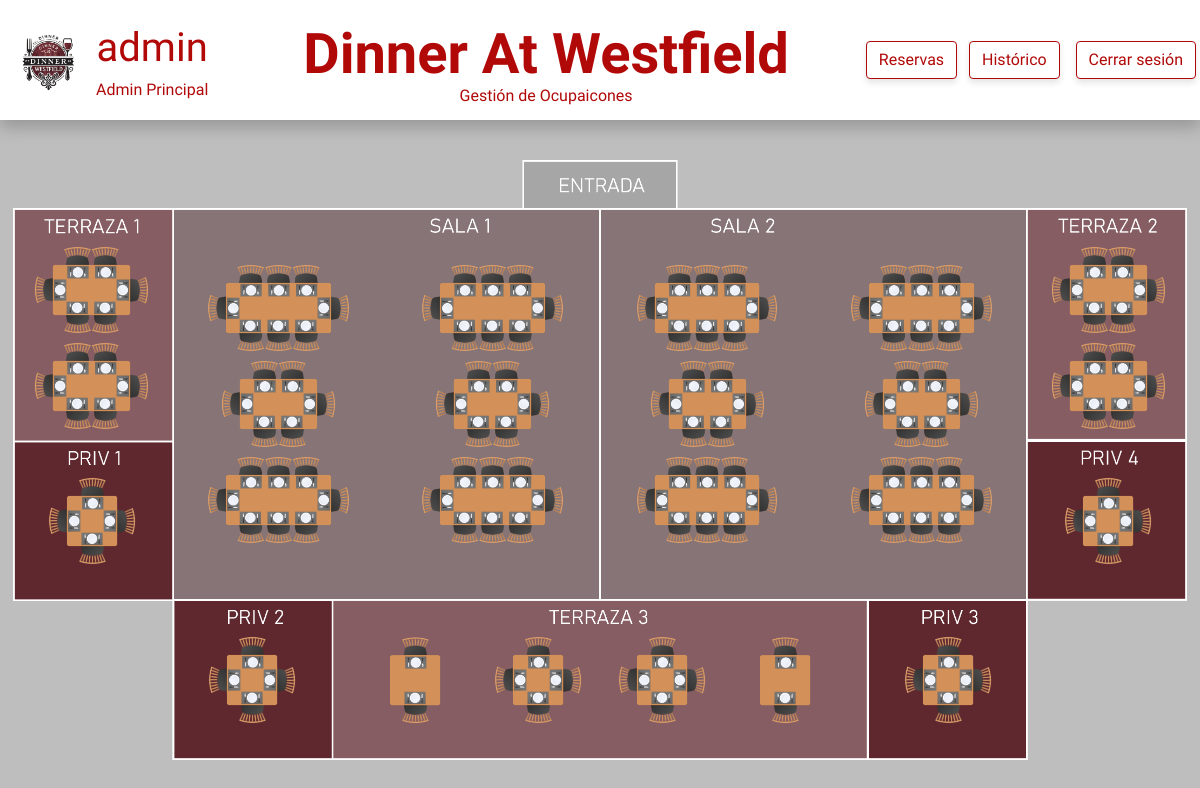
Screenshot of /view/mesas.php (signed in) with the database file from the repository.
### tables this page shows
CREATE TABLE tbl_usuario (
    id_usuario INT PRIMARY KEY AUTO_INCREMENT NOT NULL,
    nombre_usuario VARCHAR(50) NOT NULL,
    apellidos_usuario VARCHAR(50) NOT NULL,
    username VARCHAR(25) NOT NULL UNIQUE,
    password CHAR(60) NOT NULL,
    id_rol INT
);

### php/functions.php (called while the page is built, shortened)
<?php
function get_info_waiter_bbdd($conn, $id_camarero) {
    try {
        $query = "SELECT * FROM tbl_usuario WHERE id_usuario = :id_camarero";
        $stmt_info = $conn->prepare($query);
        $stmt_info->bindParam(':id_camarero', $id_camarero, PDO::PARAM_INT);
        $stmt_info->execute();
        $row = $stmt_info->fetch(PDO::FETCH_ASSOC);
        if ($row) {
            return [
                'username' => $row['username'],
                'name' => $row['nombre_usuario'],
                'surname' => $row['apellidos_usuario']
            ];
        } else {
            return null;
        }
    } catch (PDOException $e) {
        error_log("Error al recuperar información del camarero: " . $e->getMessage());
        return null;
    }
}
?>

### php/estadoMesaRecuperar.php (called while the page is built, shortened)
<?php
require '../php/conexion.php';
try {
    $sqlRecuperarEstados = "SELECT id_mesa, estado_ocupacion FROM tbl_ocupacion WHERE estado_ocupacion NOT LIKE 'Registrada'";
    $stmt_table_state = $conn->prepare($sqlRecuperarEstados);
    $stmt_table_state->execute();
    $resultado = $stmt_table_state->fetchAll(PDO::FETCH_ASSOC);
    if (!empty($resultado)) {
        $ARRAYocupaciones = [];
        foreach ($resultado as $fila) {
            $ARRAYocupaciones[$fila['id_mesa']] = $fila['estado_ocupacion'];
        }
    }
} catch (PDOException $e) {
    error_log("Error al recuperar los datos: " . $e->getMessage());
}
?>

### view/mesas.php (the view, shortened to what this page needs)
<?php
    require '../php/conexion.php';
    require '../php/estadoMesaRecuperar.php';
    require_once '../php/functions.php';
    $id_camarero = $_SESSION['user_id'];
    $info_waiter = get_info_waiter_bbdd($conn, $id_camarero);
?>
<!DOCTYPE html>
<html lang="en">
<head>
    <link href="https://cdn.jsdelivr.net/npm/bootstrap@5.0.2/dist/css/bootstrap.min.css" rel="stylesheet">
    <link rel="stylesheet" href="../css/mesas.css">
</head>
<body>
    <header id="container_header">
        <div id="container-username">
            <div id="icon_profile_header">
                <img src="../img/logoSinFondo.png" alt="" id="icon_profile">
            </div>
            <div id="username_profile_header">
                <p id="p_username_profile"><?php echo htmlspecialchars($info_waiter['username'] ?? 'Desconocido'); ?></p>
                <span class="span_subtitle">
                    <?php echo htmlspecialchars(($info_waiter['name'] ?? 'Usuario') . " " . ($info_waiter['surname'] ?? 'Desconocido')); ?>
                </span>
            </div>
        </div>
        <div id="container_title_header">
            <h1 id="title_header"><strong>Dinner At Westfield</strong></h1>
            <span class="span_subtitle">Gestión de Ocupaicones</span>
        </div>
        <nav id="nav_header">
            <a href="./reservas.php" class="btn btn-danger me-2 btn_custom_logOut">Reservas</a>
            <a href="./historico.php" class="btn btn-danger me-2 btn_custom_logOut">Histórico</a>
            <a href="../php/cerrarSesion.php" class="btn btn-danger btn_custom_logOut m-1">Cerrar sesión</a>
        </nav>
    </header>
    <main id="mesas_main">
        <div id="mapaRestaurante_contenedor">
            <img src="../img/mapa_restaurante2.png" alt="" id="mapa">
            <div id="divGrande">
                <div id="divEntrada">
                </div>
                <div id="divSalas">
                    <div id="divLados">
                        <div id="divTerrazasLados" class="terrazasVerticales">
                            <img src="<?php
                                if ($ARRAYocupaciones["1"] === "Ocupado") {
                                    echo '../img/mesaD6ocupada.png';
                                } else {
                                    echo '../img/mesaD6.png';
                                }
                            ?>" alt="" class="mesa"  style="display: block;" id="1">
                            <img src="<?php
                                if ($ARRAYocupaciones["7"] === "Ocupado") {
                                    echo '../img/mesaD6ocupada.png';
                                } else {
                                    echo '../img/mesaD6.png';
                                }
                            ?>" alt="" class="mesa"  style="display: block;" id="7" >
                        </div>
                        <div id="divSalaPriv" class="comunSalasMesa">
                            <img src="<?php
                                if ($ARRAYocupaciones["13"] === "Ocupado") {
                                    echo '../img/mesaD4ocupada.png';
                                } else {
                                    echo '../img/mesaD4.png';
                                }
                            ?>" alt="" class="mesa"  style="display: block;" id="13">
                        </div>
                    </div>
                    <div id="divSala1">
                        <div class="salaGrandeDividida">
                        <img src="<?php
                                if ($ARRAYocupaciones["2"] === "Ocupado") {
                                    echo '../img/mesaD8ocupada.png';
                                } else {
                                    echo '../img/mesaD8.png';
                                }
                            ?>" alt="" class="mesa"  style="display: block;" id="2">
                            <img src="<?php
                                if ($ARRAYocupaciones["8"] === "Ocupado") {
                                    echo '../img/mesaD6ocupada.png';
                                } else {
                                    echo '../img/mesaD6.png';
                                }
                            ?>" alt="" class="mesa"  style="display: block;" id="8">
                            <img src="<?php
                                if ($ARRAYocupaciones["14"] === "Ocupado") {
                                    echo '../img/mesaD8ocupada.png';
                                } else {
                                    echo '../img/mesaD8.png';
                                }
                            ?>" alt="" class="mesa"  style="display: block;" id="14">
                        </div>
                        <div class="salaGrandeDividida">
                            <img src="<?php
                                if ($ARRAYocupaciones["3"] === "Ocupado") {
                                    echo '../img/mesaD8ocupada.png';
                                } else {
                                    echo '../img/mesaD8.png';
                                }
                            ?>" alt="" class="mesa"  style="display: block;" id="3">
                            <img src="<?php
                                if ($ARRAYocupaciones["9"] === "Ocupado") {
                                    echo '../img/mesaD6ocupada.png';
                                } else {
                                    echo '../img/mesaD6.png';
                                }
                            ?>" alt="" class="mesa"  style="display: block;" id="9">
                            <img src="<?php
                                if ($ARRAYocupaciones["15"] === "Ocupado") {
                                    echo '../img/mesaD8ocupada.png';
                                } else {
                                    echo '../img/mesaD8.png';
                                }
                            ?>" alt="" class="mesa"  style="display: block;" id="15">
                        </div>
                    </div>
                    <div id="divSala2">
                        <div class="salaGrandeDividida">
                            <img src="<?php
                                if ($ARRAYocupaciones["4"] === "Ocupado") {
                                    echo '../img/mesaD8ocupada.png';
                                } else {
                                    echo '../img/mesaD8.png';
                                }
                            ?>" alt="" class="mesa"  style="display: block;" id="4">
                            <img src="<?php
                                if ($ARRAYocupaciones["10"] === "Ocupado") {
                                    echo '../img/mesaD6ocupada.png';
                                } else {
                                    echo '../img/mesaD6.png';
                                }
                            ?>" alt="" class="mesa"  style="display: block;" id="10">
                            <img src="<?php
                                if ($ARRAYocupaciones["16"] === "Ocupado") {
                                    echo '../img/mesaD8ocupada.png';
                                } else {
                                    echo '../img/mesaD8.png';
                                }
                            ?>" alt="" class="mesa"  style="display: block;" id="16">
                        </div>
                        <div class="salaGrandeDividida">
                            <img src="<?php
                                if ($ARRAYocupaciones["5"] === "Ocupado") {
                                    echo '../img/mesaD8ocupada.png';
                                } else {
                                    echo '../img/mesaD8.png';
                                }
                            ?>" alt="" class="mesa"  style="display: block;" id="5">
                            <img src="<?php
                                if ($ARRAYocupaciones["11"] === "Ocupado") {
                                    echo '../img/mesaD6ocupada.png';
                                } else {
                                    echo '../img/mesaD6.png';
                                }
                            ?>" alt="" class="mesa"  style="display: block;" id="11">
                            <img src="<?php
                                if ($ARRAYocupaciones["17"] === "Ocupado") {
                                    echo '../img/mesaD8ocupada.png';
                                } else {
                                    echo '../img/mesaD8.png';
                                }
                            ?>" alt="" class="mesa"  style="display: block;" id="17">
                        </div>
                    </div>
                    <div id="divLados">
                        <div id="divTerrazasLados" class="terrazasVerticales">
                            <img src="<?php
                                if ($ARRAYocupaciones["6"] === "Ocupado") {
                                    echo '../img/mesaD6ocupada.png';
                                } else {
                                    echo '../img/mesaD6.png';
                                }
                            ?>" alt="" class="mesa"  style="display: block;" id="6">
                            <img src="<?php
                                if ($ARRAYocupaciones["12"] === "Ocupado") {
                                    echo '../img/mesaD6ocupada.png';
                                } else {
                                    echo '../img/mesaD6.png';
                                }
                            ?>" alt="" class="mesa"  style="display: block;" id="12">
                        </div>
                        <div id="divSalaPriv" class="comunSalasMesa">
                        <img src="<?php
                                if ($ARRAYocupaciones["18"] === "Ocupado") {
                                    echo '../img/mesaD4ocupada.png';
                                } else {
                                    echo '../img/mesaD4.png';
                                }
                            ?>" alt="" class="mesa"  style="display: block;" id="18">
                        </div>
                    </div>
                </div>
                <div id="divAbajo">
                    <div id="divSalaPrivAbajo" class="comunSalasMesa">
                        <img src="<?php
                                if ($ARRAYocupaciones["19"] === "Ocupado") {
                                    echo '../img/mesaD4ocupada.png';
                                } else {
                                    echo '../img/mesaD4.png';
                                }
                            ?>" alt="" class="mesa"  style="display: block;" id="19">
                    </div>
                    <div id="divTerraza3" class="comunSalasMesas">
                        <img src="<?php
                                if ($ARRAYocupaciones["20"] === "Ocupado") {
                                    echo '../img/mesaD2ocupada.png';
                                } else {
                                    echo '../img/mesaD2.png';
                                }
                            ?>" alt="" class="mesa"  style="display: block;" id="20">
                        <img src="<?php
                                if ($ARRAYocupaciones["21"] === "Ocupado") {
                                    echo '../img/mesaD4ocupada.png';
                                } else {
                                    echo '../img/mesaD4.png';
                                }
                            ?>" alt="" class="mesa"  style="display: block;" id="21">
                        <img src="<?php
                                if ($ARRAYocupaciones["22"] === "Ocupado") {
                                    echo '../img/mesaD4ocupada.png';
                                } else {
                                    echo '../img/mesaD4.png';
                                }
                            ?>" alt="" class="mesa"  style="display: block;" id="22">
                        <img src="<?php
                                if ($ARRAYocupaciones["23"] === "Ocupado") {
                                    echo '../img/mesaD2ocupada.png';
                                } else {
                                    echo '../img/mesaD2.png';
                                }
                            ?>" alt="" class="mesa"  style="display: block;" id="23">
                    </div>
                    <div id="divSalaPrivAbajo" class="comunSalasMesa">
                        <img src="<?php
                                if ($ARRAYocupaciones["24"] === "Ocupado") {
                                    echo '../img/mesaD4ocupada.png';
                                } else {
                                    echo '../img/mesaD4.png';
                                }
                            ?>" alt="" class="mesa"  style="display: block;" id="24">
                    </div>
                </div>
            </div>
        </div>
    </main>
</body>
</html>

### rows the page displays
tbl_usuario: username "admin", nombre_usuario+apellidos_usuario "Admin Principal"
